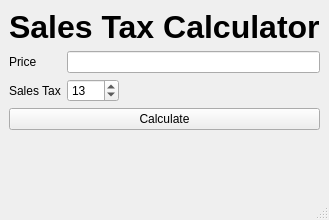
<?xml version="1.0" encoding="UTF-8"?>
<ui version="4.0">
 <class>MainWindow</class>
 <widget class="QMainWindow" name="MainWindow">
  <property name="geometry">
   <rect>
    <x>0</x>
    <y>0</y>
    <width>328</width>
    <height>220</height>
   </rect>
  </property>
  <property name="windowTitle">
   <string>MainWindow</string>
  </property>
  <widget class="QWidget" name="centralwidget">
   <layout class="QFormLayout" name="formLayout">
    <item row="0" column="0" colspan="2">
     <widget class="QLabel" name="label">
      <property name="font">
       <font>
        <pointsize>24</pointsize>
        <weight>75</weight>
        <bold>true</bold>
       </font>
      </property>
      <property name="text">
       <string>Sales Tax Calculator</string>
      </property>
     </widget>
    </item>
    <item row="1" column="0">
     <widget class="QLabel" name="price_box_label">
      <property name="text">
       <string>Price</string>
      </property>
     </widget>
    </item>
    <item row="1" column="1">
     <widget class="QLineEdit" name="price_box">
      <property name="sizePolicy">
       <sizepolicy hsizetype="Expanding" vsizetype="Fixed">
        <horstretch>0</horstretch>
        <verstretch>0</verstretch>
       </sizepolicy>
      </property>
     </widget>
    </item>
    <item row="2" column="0">
     <widget class="QLabel" name="tax_label">
      <property name="text">
       <string>Sales Tax</string>
      </property>
     </widget>
    </item>
    <item row="2" column="1">
     <widget class="QSpinBox" name="tax_rate">
      <property name="sizePolicy">
       <sizepolicy hsizetype="Expanding" vsizetype="Fixed">
        <horstretch>0</horstretch>
        <verstretch>0</verstretch>
       </sizepolicy>
      </property>
      <property name="maximumSize">
       <size>
        <width>52</width>
        <height>32</height>
       </size>
      </property>
      <property name="value">
       <number>13</number>
      </property>
     </widget>
    </item>
    <item row="3" column="0" colspan="2">
     <widget class="QPushButton" name="calc_tax_button">
      <property name="sizePolicy">
       <sizepolicy hsizetype="Expanding" vsizetype="Fixed">
        <horstretch>0</horstretch>
        <verstretch>0</verstretch>
       </sizepolicy>
      </property>
      <property name="text">
       <string>Calculate</string>
      </property>
     </widget>
    </item>
    <item row="4" column="1">
     <widget class="QLabel" name="result">
      <property name="sizePolicy">
       <sizepolicy hsizetype="Fixed" vsizetype="Preferred">
        <horstretch>0</horstretch>
        <verstretch>0</verstretch>
       </sizepolicy>
      </property>
      <property name="text">
       <string/>
      </property>
     </widget>
    </item>
   </layout>
  </widget>
  <widget class="QStatusBar" name="statusbar"/>
 </widget>
 <resources/>
 <connections/>
</ui>
